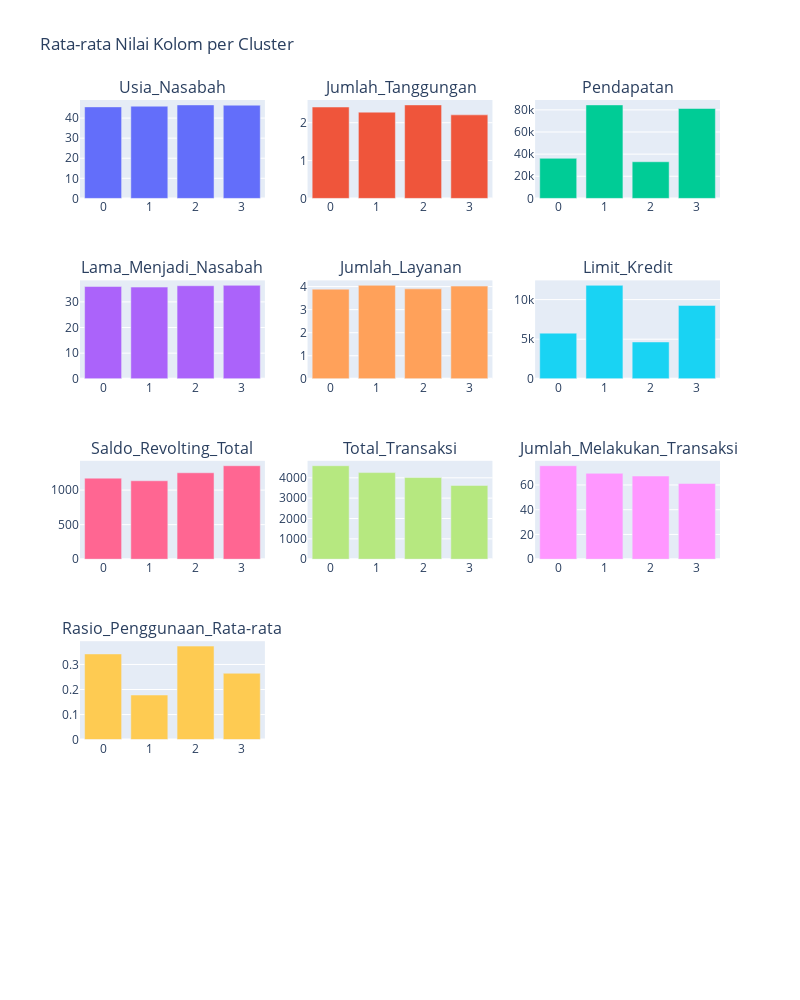

Notebook source saved alongside this figure:
### Markdown cell above
##### Distribusi rata-rata pada colom numerikal per cluster

### Code cell
import plotly.graph_objects as go
from plotly.subplots import make_subplots


# Daftar kolom yang ingin divisualisasikan
columns_to_visualize = ['Usia_Nasabah', 'Jumlah_Tanggungan', 'Pendapatan', 'Lama_Menjadi_Nasabah',
                        'Jumlah_Layanan', 'Limit_Kredit', 'Saldo_Revolting_Total', 'Total_Transaksi',
                        'Jumlah_Melakukan_Transaksi', 'Rasio_Penggunaan_Rata-rata']

# Ukuran subplot
rows = 5
cols = 3
fig = make_subplots(rows=rows, cols=cols, subplot_titles=columns_to_visualize)

# Iterasi melalui setiap kolom dan membuat subplot untuk masing-masing
for i, colname in enumerate(columns_to_visualize):
    # Kelompokkan data berdasarkan kolom cluster dan hitung rata-rata nilai kolom
    cluster_col_mean = df.groupby('Clusters')[colname].mean().reset_index()

    # Bar chart menggunakan Plotly Express
    row = i // cols + 1
    col = i % cols + 1
    fig.add_trace(
        go.Bar(x=cluster_col_mean['Clusters'], y=cluster_col_mean[colname], name='Cluster'),
        row=row, col=col
    )

# Update layout
fig.update_layout(title_text="Rata-rata Nilai Kolom per Cluster", showlegend=False, height=1000, width=800)

# Tampilkan subplot
fig.show()

### Figure 1 — Plotly figure (JSON) as saved in the notebook; plotly's stock layout.template omitted (floating-point values rounded to 4 significant figures)
{"data": [{"name": "Cluster", "type": "bar", "x": [0, 1, 2, 3], "xaxis": "x", "y": [45.58, 45.92, 46.55, 46.42], "yaxis": "y"}, {"name": "Cluster", "type": "bar", "x": [0, 1, 2, 3], "xaxis": "x2", "y": [2.414, 2.278, 2.47, 2.207], "yaxis": "y2"}, {"name": "Cluster", "type": "bar", "x": [0, 1, 2, 3], "xaxis": "x3", "y": [36200.0, 84470.0, 33120.0, 81220.0], "yaxis": "y3"}, {"name": "Cluster", "type": "bar", "x": [0, 1, 2, 3], "xaxis": "x4", "y": [35.99, 35.77, 36.3, 36.46], "yaxis": "y4"}, {"name": "Cluster", "type": "bar", "x": [0, 1, 2, 3], "xaxis": "x5", "y": [3.888, 4.055, 3.901, 4.021], "yaxis": "y5"}, {"name": "Cluster", "type": "bar", "x": [0, 1, 2, 3], "xaxis": "x6", "y": [5764.0, 11800.0, 4650.0, 9260.0], "yaxis": "y6"}, {"name": "Cluster", "type": "bar", "x": [0, 1, 2, 3], "xaxis": "x7", "y": [1173.0, 1135.0, 1250.0, 1352.0], "yaxis": "y7"}, {"name": "Cluster", "type": "bar", "x": [0, 1, 2, 3], "xaxis": "x8", "y": [4593.0, 4256.0, 4011.0, 3624.0], "yaxis": "y8"}, {"name": "Cluster", "type": "bar", "x": [0, 1, 2, 3], "xaxis": "x9", "y": [75.54, 69.38, 67.22, 61.19], "yaxis": "y9"}, {"name": "Cluster", "type": "bar", "x": [0, 1, 2, 3], "xaxis": "x10", "y": [0.3421, 0.178, 0.3733, 0.2649], "yaxis": "y10"}], "layout": {"annotations": [{"font": {"size": 16}, "showarrow": false, "text": "Usia_Nasabah", "x": 0.1444, "xanchor": "center", "xref": "paper", "y": 1, "yanchor": "bottom", "yref": "paper"}, {"font": {"size": 16}, "showarrow": false, "text": "Jumlah_Tanggungan", "x": 0.5, "xanchor": "center", "xref": "paper", "y": 1, "yanchor": "bottom", "yref": "paper"}, {"font": {"size": 16}, "showarrow": false, "text": "Pendapatan", "x": 0.8556, "xanchor": "center", "xref": "paper", "y": 1, "yanchor": "bottom", "yref": "paper"}, {"font": {"size": 16}, "showarrow": false, "text": "Lama_Menjadi_Nasabah", "x": 0.1444, "xanchor": "center", "xref": "paper", "y": 0.78, "yanchor": "bottom", "yref": "paper"}, {"font": {"size": 16}, "showarrow": false, "text": "Jumlah_Layanan", "x": 0.5, "xanchor": "center", "xref": "paper", "y": 0.78, "yanchor": "bottom", "yref": "paper"}, {"font": {"size": 16}, "showarrow": false, "text": "Limit_Kredit", "x": 0.8556, "xanchor": "center", "xref": "paper", "y": 0.78, "yanchor": "bottom", "yref": "paper"}, {"font": {"size": 16}, "showarrow": false, "text": "Saldo_Revolting_Total", "x": 0.1444, "xanchor": "center", "xref": "paper", "y": 0.56, "yanchor": "bottom", "yref": "paper"}, {"font": {"size": 16}, "showarrow": false, "text": "Total_Transaksi", "x": 0.5, "xanchor": "center", "xref": "paper", "y": 0.56, "yanchor": "bottom", "yref": "paper"}, {"font": {"size": 16}, "showarrow": false, "text": "Jumlah_Melakukan_Transaksi", "x": 0.8556, "xanchor": "center", "xref": "paper", "y": 0.56, "yanchor": "bottom", "yref": "paper"}, {"font": {"size": 16}, "showarrow": false, "text": "Rasio_Penggunaan_Rata-rata", "x": 0.1444, "xanchor": "center", "xref": "paper", "y": 0.34, "yanchor": "bottom", "yref": "paper"}], "height": 1000, "showlegend": false, "title": {"text": "Rata-rata Nilai Kolom per Cluster"}, "width": 800, "xaxis": {"anchor": "y", "domain": [0, 0.2889]}, "xaxis10": {"anchor": "y10", "domain": [0, 0.2889]}, "xaxis11": {"anchor": "y11", "domain": [0.3556, 0.6444]}, "xaxis12": {"anchor": "y12", "domain": [0.7111, 1]}, "xaxis13": {"anchor": "y13", "domain": [0, 0.2889]}, "xaxis14": {"anchor": "y14", "domain": [0.3556, 0.6444]}, "xaxis15": {"anchor": "y15", "domain": [0.7111, 1]}, "xaxis2": {"anchor": "y2", "domain": [0.3556, 0.6444]}, "xaxis3": {"anchor": "y3", "domain": [0.7111, 1]}, "xaxis4": {"anchor": "y4", "domain": [0, 0.2889]}, "xaxis5": {"anchor": "y5", "domain": [0.3556, 0.6444]}, "xaxis6": {"anchor": "y6", "domain": [0.7111, 1]}, "xaxis7": {"anchor": "y7", "domain": [0, 0.2889]}, "xaxis8": {"anchor": "y8", "domain": [0.3556, 0.6444]}, "xaxis9": {"anchor": "y9", "domain": [0.7111, 1]}, "yaxis": {"anchor": "x", "domain": [0.88, 1]}, "yaxis10": {"anchor": "x10", "domain": [0.22, 0.34]}, "yaxis11": {"anchor": "x11", "domain": [0.22, 0.34]}, "yaxis12": {"anchor": "x12", "domain": [0.22, 0.34]}, "yaxis13": {"anchor": "x13", "domain": [0, 0.12]}, "yaxis14": {"anchor": "x14", "domain": [0, 0.12]}, "yaxis15": {"anchor": "x15", "domain": [0, 0.12]}, "yaxis2": {"anchor": "x2", "domain": [0.88, 1]}, "yaxis3": {"anchor": "x3", "domain": [0.88, 1]}, "yaxis4": {"anchor": "x4", "domain": [0.66, 0.78]}, "yaxis5": {"anchor": "x5", "domain": [0.66, 0.78]}, "yaxis6": {"anchor": "x6", "domain": [0.66, 0.78]}, "yaxis7": {"anchor": "x7", "domain": [0.44, 0.56]}, "yaxis8": {"anchor": "x8", "domain": [0.44, 0.56]}, "yaxis9": {"anchor": "x9", "domain": [0.44, 0.56]}}}
